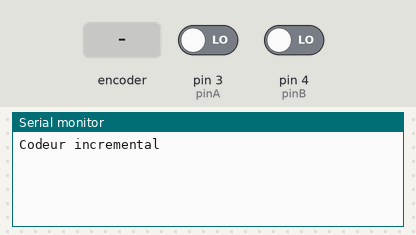
A sketch run on a simulated Arduino Uno, built with avr-gcc and run on an emulated ATmega328P. Parts: the last lines printed to the serial monitor. The test bench sets the inputs (shaded band); at power-on: pin 3 (pinA) LOW, pin 4 (pinB) LOW.

Above: at 1.2 s.
1.3 s: rotary encoder on pin 3 (pinA) / pin 4 (pinB) turned 1 step (first pin leading)
At 2.6 s:
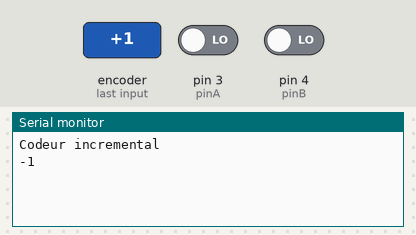
3.0 s: rotary encoder on pin 3 (pinA) / pin 4 (pinB) turned 1 step (first pin leading)
At 3.9 s:
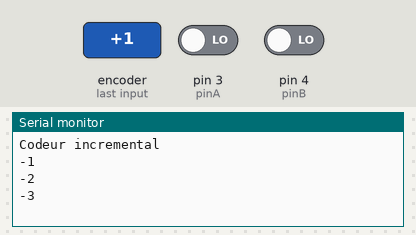

The sketch:

codeurs.ino
```cpp
int pinA = 3;   // Le port D2 est associé à l'interruption 0
int pinB = 4;
volatile int pos = 0;  // Position (en nombre de pas) du codeur

void setup()  {
   Serial.begin(9600);
   Serial.println("Codeur incremental");
   pinMode(pinB, INPUT);
   attachInterrupt(INT1, front, CHANGE);  // Détection des fronts
}

void loop()   {
   delay(10);
}

void front()   {
   int sA = digitalRead(pinA);
   int sB = digitalRead(pinB);

   if (sA == sB)   {
      ++pos;
   }
   else   {
      --pos;
   }
   Serial.println(pos);
}
```

Measured:
- after the input at 1.3 s, the serial monitor: prints a new line after 0.05 s (image 1)
- after the input at 3.0 s, the serial monitor: prints a new line at once (image 2)
